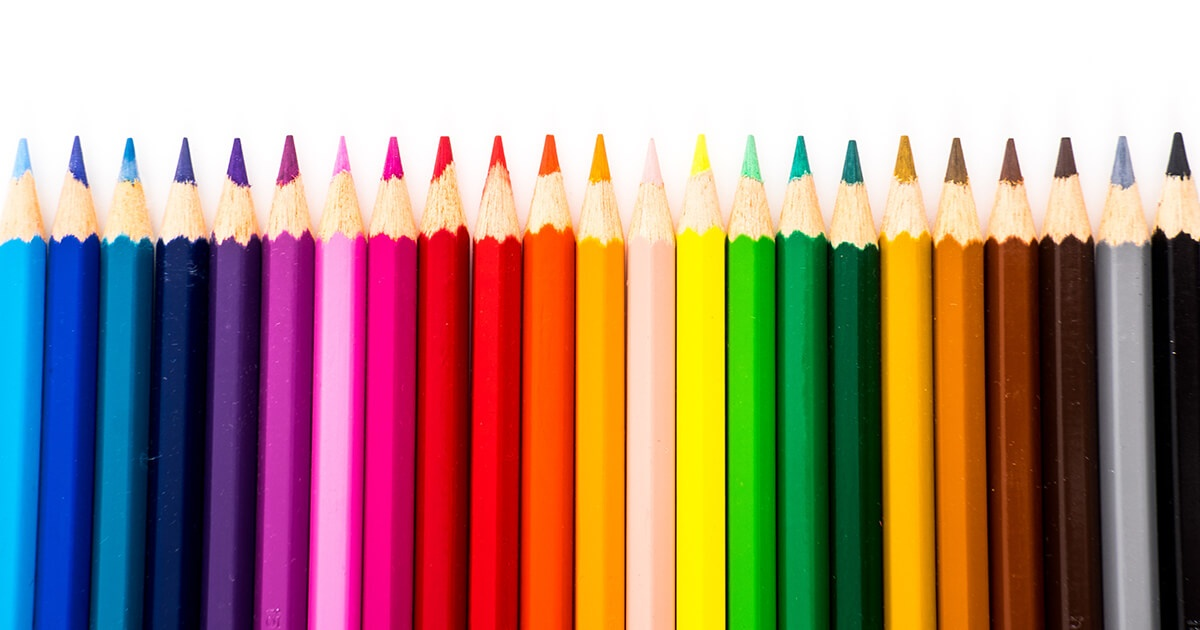
#> input picture unidad 1/clases/img/colores.jpg, 1200 x 630 px
$ jupyter execute umbralizacion.ipynb
#> lines starting #> are read from the running program, lines starting #| are printed output that depends on the picture; after the words box and inside, x2 and y2 are one past the last pixel; in counts of white or black regions, pixels touching at a corner belong together
Umbralizacion Binaria, y Binaria Inversa.

[cell 1]
import cv2
import matplotlib.pyplot as plt

imagen = cv2.imread('img/colores.jpg', 0) # lee en escala de grises
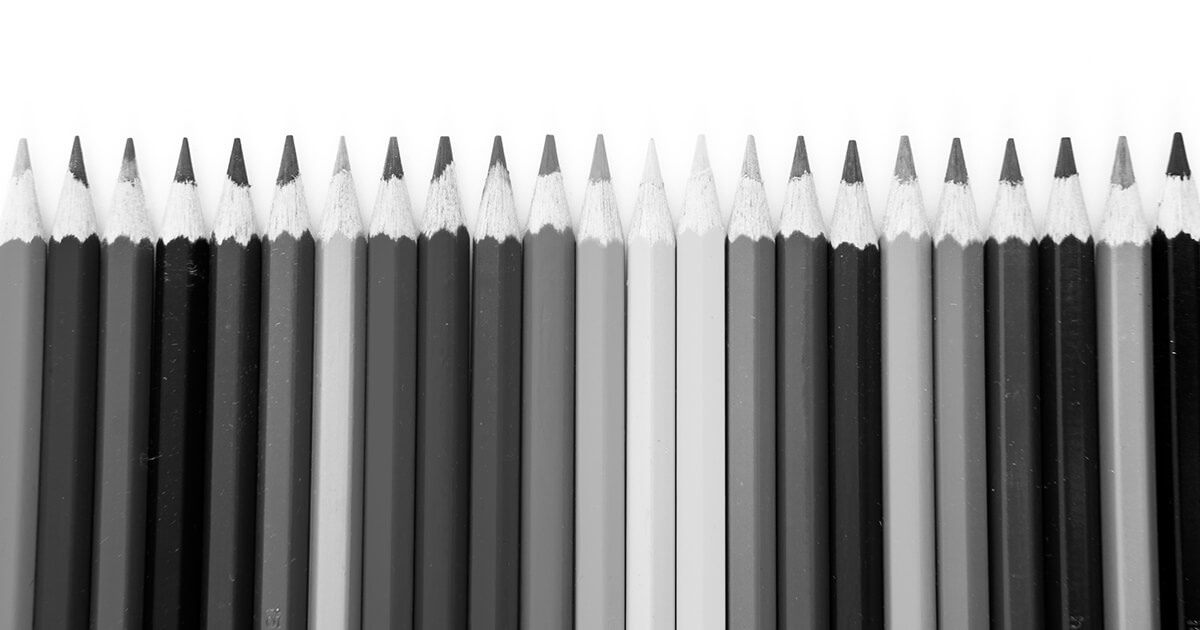
#> imagen: shape (630, 1200); min 0, max 255, mean 148.7

# umbralizacion binaria
_, umbral_binario = cv2.threshold(imagen, 127, 255, cv2.THRESH_BINARY) # nos devolvera dos datos, una es metricas, y la otra es la imagen umbralizada
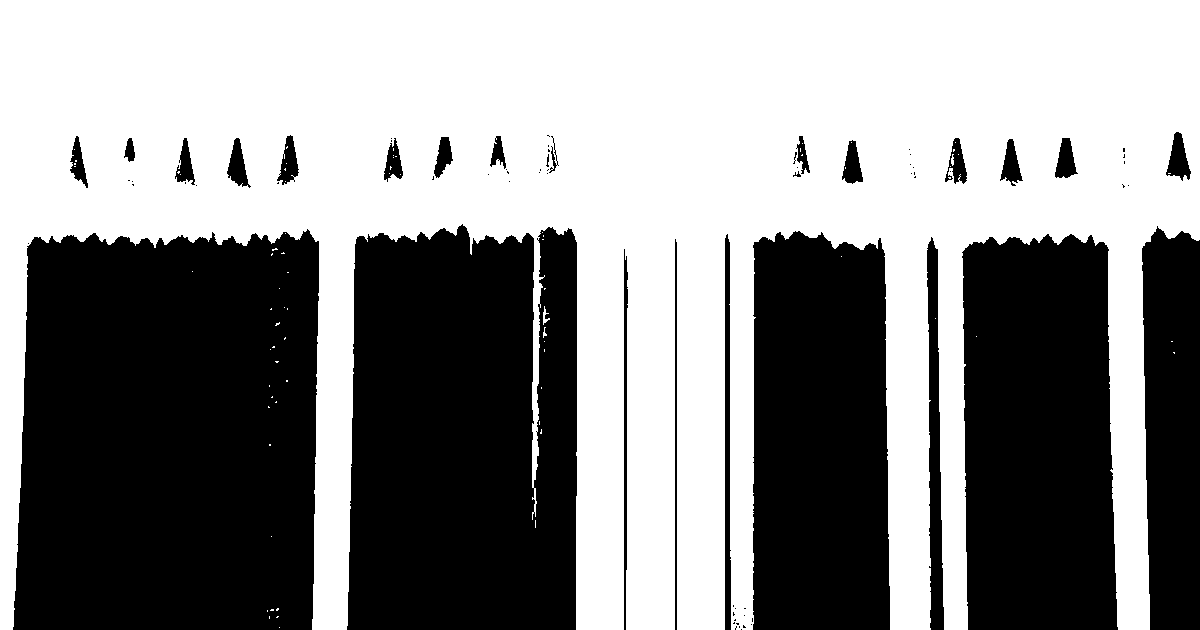
#> umbral_binario: shape (630, 1200); 54.1% white; 76 black regions (50 under 20 px), largest, box (x1, y1, x2, y2) and area: (13, 229, 319, 630) 114806, (347, 224, 577, 630) 87022, (962, 234, 1118, 630) 57008
# umbralizacion binaria inversa
_, umbral_binario_inv = cv2.threshold(imagen, 127, 255, cv2.THRESH_BINARY_INV) # (imagen, 127, 255, cv2.THRESH_BINARY_INV) podemos jugar con los valores

# imprimir
plt.figure(figsize=(15, 15))
plt.subplot(1, 3, 1), plt.imshow(imagen, cmap='gray'), plt.axis('off'), plt.title('Original en Escala de Grises')
plt.subplot(1, 3, 2), plt.imshow(umbral_binario, cmap='gray'), plt.axis('off'), plt.title('Umbralización Binaria')
plt.subplot(1, 3, 3), plt.imshow(umbral_binario_inv, cmap='gray'), plt.axis('off'), plt.title('Umbralización Binaria Inversa')
plt.show()
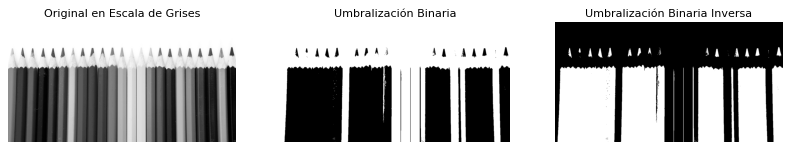
#> figure drawn by matplotlib, 3 panels

UMBRALIZACION GLOBAL UMBRALIZACION ISODATA.

[cell 2]
import cv2
import numpy as np
import matplotlib.pyplot as plt

def isodata(image):
    # Decidimos umbral inicial de 0 a 255
    umbral = 128 # puedo jugar con este valor cuando requiera
    while True:
        # Dividimos la imagen en dos grupos
        grupo1 = image[image <= umbral] # grupo 1 con valores menores o iguales al umbral
        grupo2 = image[image > umbral] # grupo 2 con valores mayores al umbral

        # Calculamos las medias de ambos grupos
        media1 = np.mean(grupo1)
        media2 = np.mean(grupo2)

        # Calculamos el nuevo umbral como la media de las medias
        nuevo_umbral = (media1 + media2) / 2

        # Si el nuevo umbral es igual al umbral inicial, se detiene el proceso
        if abs(nuevo_umbral - umbral) < 0.5: # podemos ajustar este valor para mayor precisión
            break

        umbral = nuevo_umbral
#> this loop made 5 passes
#> (media1, media2, nuevo_umbral, umbral) on passes 1 to 4: (59.92, 224.6, 142.3, 142.3), (64.27, 229.3, 146.8, 146.8), (66.58, 231.8, 149.2, 149.2), (67.55, 232.9, 150.2, 150.2)
#> (media1, media2, nuevo_umbral) on pass 5: (67.67, 233, 150.3)
    return umbral

imagen = cv2.imread('img/colores.jpg', 0)
umbral_isodata = isodata(imagen)
#> umbral_isodata = 150.2
_, imagen_umbralizada = cv2.threshold(imagen, umbral_isodata, 255, cv2.THRESH_BINARY)
#> imagen_umbralizada: shape (630, 1200); 49% white; 64 white regions (62 under 20 px), largest, box (x1, y1, x2, y2) and area: (0, 0, 1200, 630) 370346, (740, 372, 748, 378) 22

plt.figure(figsize=(10, 10))
plt.subplot(1, 2, 1)
plt.imshow(imagen, cmap='gray')
plt.axis('off')
plt.title('Original en Escala de Grises')

plt.subplot(1, 2, 2)
plt.imshow(imagen_umbralizada, cmap='gray')
plt.axis('off')
plt.title(f'Umbralización ISODATA (Umbral: {umbral_isodata:.2f})')
plt.show()

UMBRALIZACION DE 2 PICOS

[cell 3]
import cv2
import numpy as np
import matplotlib.pyplot as plt

def dos_picos(image):
    # Calculamos el histograma
    hist = cv2.calcHist([image], [0], None, [256], [0, 256]) # hago uso del histograma
#> hist = 256 values, max 151095 at index 255, min 458 at index 193, mean 2953.1
    # Seleccionamos los dos picos
    pico = np.array(hist) # convertimos el histograma a un array de numpy
#> pico has the same summary as hist
    pico = pico.flatten() # aplanamos el array para facilitar su manejo
    pico_dif = np.diff(pico) # calculamos la diferencia entre los valores del histograma para encontrar los picos
#> pico_dif = 255 values, max 133383 at index 254, min -4129 at index 92, mean 580.7
    primer_pico = np.argmax(pico_dif[:128]) # el primer pico es el valor máximo de la diferencia
#> primer_pico = 91
    segundo_pico = np.argmax(pico_dif[128:]) + 128 # el segundo pico es el valor máximo de la diferencia en la segunda mitad
#> segundo_pico = 254
    # Calculamos el umbral
    umbral = int((primer_pico + segundo_pico) / 2) # el umbral es la media de los dos picos
#> umbral = 172
    return umbral

imagen = cv2.imread('img/colores.jpg', 0)
umbral_dos_picos = dos_picos(imagen)
#> umbral_dos_picos = 172
_, imagen_umbralizada = cv2.threshold(imagen, umbral_dos_picos, 255, cv2.THRESH_BINARY)
#> imagen_umbralizada: shape (630, 1200); 45.8% white; 50 white regions (47 under 20 px), largest, box (x1, y1, x2, y2) and area: (0, 0, 1200, 630) 346067, (1114, 158, 1121, 182) 69, (1131, 332, 1136, 341) 36

plt.figure(figsize=(10, 10))
plt.subplot(1, 2, 1)
plt.imshow(imagen, cmap='gray')
plt.axis('off')
plt.title('Original en Escala de Grises')

plt.subplot(1, 2, 2)
plt.imshow(imagen_umbralizada, cmap='gray')
plt.axis('off')
plt.title(f'Umbralización Dos Picos (Umbral: {umbral_dos_picos:.2f})')
plt.show()

UMBRALIZACION METODO OTSU

[cell 4]
import cv2
import numpy as np
import matplotlib.pyplot as plt

image = cv2.imread('img/colores.jpg', 0)
_, otsu = cv2.threshold(image, 0, 255, cv2.THRESH_BINARY + cv2.THRESH_OTSU) # podemos combinar diferentes umbralizaciones mediante una suma
imagen_fin = np.where(image > otsu, 255, 0).astype(np.uint8) # aplicamos el umbral de Otsu a la imagen original
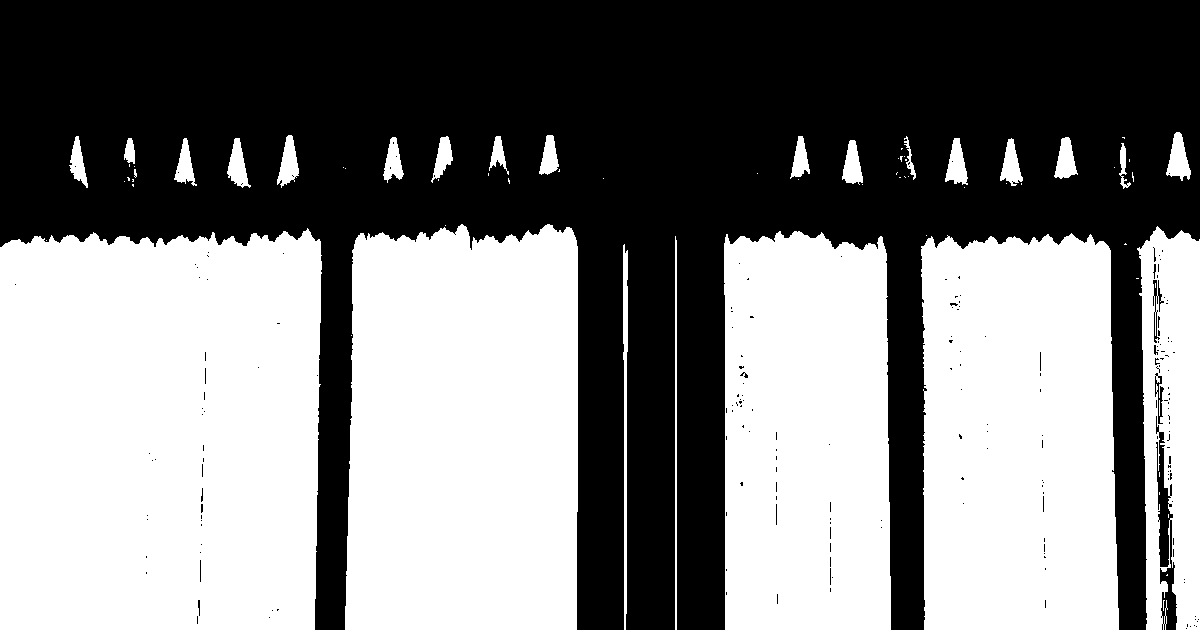
#> imagen_fin: shape (630, 1200); 50.6% white; 205 black regions (195 under 20 px), largest, box (x1, y1, x2, y2) and area: (0, 0, 1200, 630) 370346, (1156, 416, 1177, 630) 1937, (1153, 280, 1164, 343) 211

plt.figure(figsize=(10, 10))
plt.subplot(1, 2, 1)
plt.imshow(image, cmap='gray')
plt.axis('off')
plt.title('Original en Escala de Grises')

plt.subplot(1, 2, 2)
plt.imshow(imagen_fin, cmap='gray')
plt.axis('off')
plt.title(f'Umbralización Otsu')
plt.show()

UMBRALIZACION VARIABLE PARTICION DE UNA IMAGEN

[cell 5]
import cv2
import numpy as np
import matplotlib.pyplot as plt

def variable_part(image, tamanio_bloque, columnas):
#> called with tamanio_bloque = 25, columnas = 10
    umbral_img = np.zeros_like(image)
    for y in range(0, image.shape[0], tamanio_bloque): # recorremos filas
        for x in range(0, image.shape[1], tamanio_bloque): # recorremos columnas
            bloque = image[y:y+tamanio_bloque, x:x+tamanio_bloque] # vemos el bloque
            bloq_media = np.mean(bloque) # intensidad del bloque
            umbral = bloq_media - columnas # restamos un valor a la media para obtener el umbral
            umbral_img[y:y+tamanio_bloque, x:x+tamanio_bloque] = (bloque > umbral) + 255
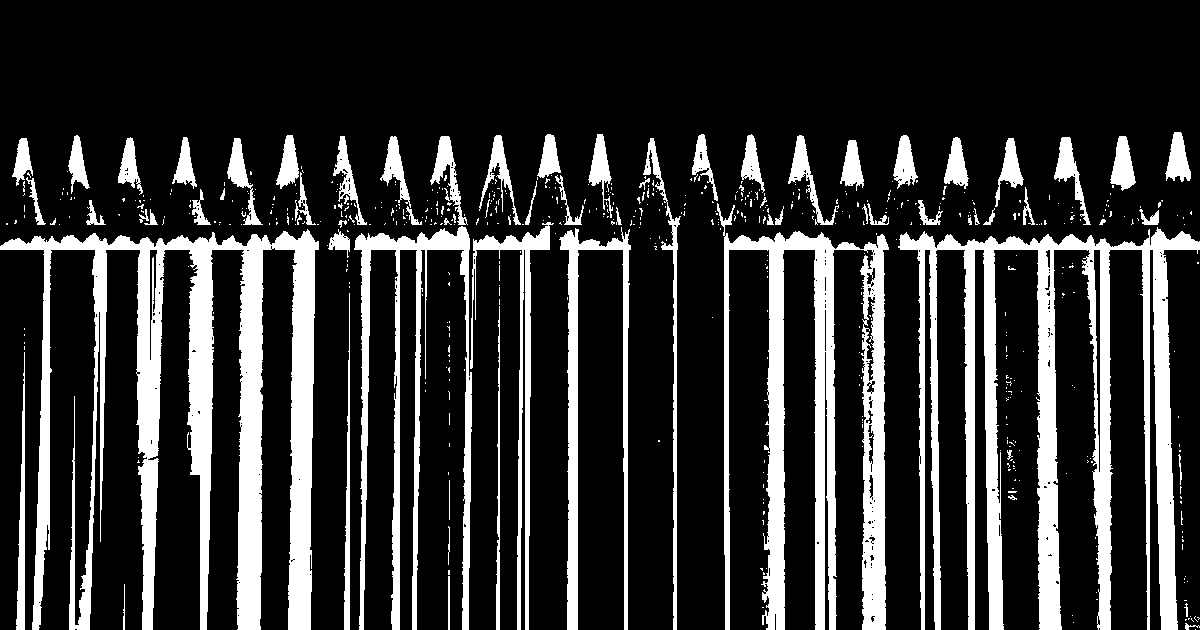
#> umbral_img: shape (630, 1200); 20% white; 579 white regions (508 under 20 px), largest, box (x1, y1, x2, y2) and area: (0, 229, 319, 630) 41080, (898, 227, 1200, 630) 36371, (717, 203, 889, 630) 24186

    return umbral_img

image = cv2.imread('img/colores.jpg', 0)
tamanio_bloque = 25 # podemos ajustar el tamaño del bloque para obtener diferentes resultados
columnas = 10 # podemos ajustar el valor que restamos a la media para obtener diferentes resultados
imagen_fin = variable_part(image, tamanio_bloque, columnas)

plt.figure(figsize=(10, 10))
plt.subplot(1, 2, 1)
plt.imshow(image, cmap='gray')
plt.axis('off')
plt.title('Original en Escala de Grises')

plt.subplot(1, 2, 2)
plt.imshow(imagen_fin, cmap='gray')
plt.axis('off')
plt.title(f'Umbralización Variable por Partes (Tamaño Bloque: {tamanio_bloque}, Columnas: {columnas})')
plt.show()

PROPIEDADES LOCALES

[cell 6]
import cv2
import numpy as np
import matplotlib.pyplot as plt

image = cv2.imread('img/flores.jpg', 0)
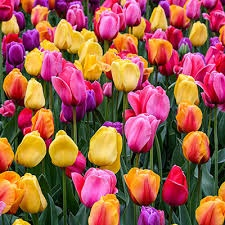
#> input picture unidad 1/clases/img/flores.jpg, 225 x 225 px
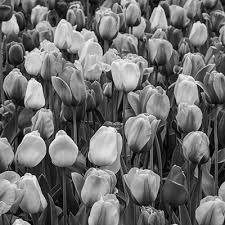
#> image: shape (225, 225); min 0, max 255, mean 109.2
def local(image, tamanio_ventana, k):
#> called with tamanio_ventana = 15, k = 0.7
    umbral_img = np.zeros_like(image)
    # Definir un rastreo de imagen con padding
    pad = tamanio_ventana // 2
    padded_image = cv2.copyMakeBorder(image, pad, pad, pad, pad, cv2.BORDER_REPLICATE)
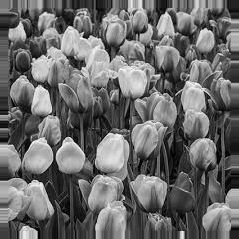
#> padded_image: shape (239, 239); min 0, max 255, mean 107.2
    # Recorremos cada pixel
    for y in range(image.shape[0]):
        for x in range(image.shape[1]):
            ventana = padded_image[y:y+tamanio_ventana, x:x+tamanio_ventana]
            # calculo de media y desv
            mean_local = np.mean(ventana)
            std_mean = np.std(ventana)
            # calculo de umbral
            umbral = mean_local - (k * std_mean)
            umbral_img[y, x] = 255 if image[y, x] > umbral else 0
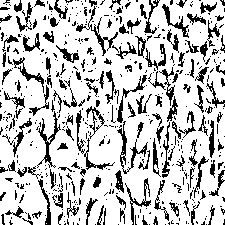
#> umbral_img: shape (225, 225); 77.3% white; black in thin lines or dots
    return umbral_img

tamanio_ventana = 15 # podemos ajustar el tamaño de la ventana para obtener diferentes resultados 15
k = 0.7 # podemos ajustar el valor de k para obtener diferentes resultados 2
imagen_fin = local(image, tamanio_ventana, k)

plt.figure(figsize=(10, 10))
plt.subplot(1, 2, 1)
plt.imshow(image, cmap='gray')
plt.axis('off')
plt.title('Original en Escala de Grises')

plt.subplot(1, 2, 2)
plt.imshow(imagen_fin, cmap='gray')
plt.axis('off')
plt.title(f'Umbralización Local (Tamaño Ventana: {tamanio_ventana}, k: {k})')
plt.show()

ELABORACION DE CODIGO PROPIO DE COMO SE USA EL OTSU

[cell 7]
import cv2
import numpy as np
import matplotlib.pyplot as plt

def otsu_propio(imagen):
    histograma = cv2.calcHist([imagen], [0], None, [256], [0, 256]).flatten()
#> histograma = 256 values, max 406 at index 45, min 0 at index 249, mean 197.8
    total_pixeles = imagen.shape[0] * imagen.shape[1]
#> total_pixeles = 50625
    suma_total_intensidades = np.sum(np.arange(256) * histograma)
#> suma_total_intensidades = 5527786

    suma_fondo = 0.0
    peso_fondo = 0.0
    maxima_varianza_entre_clases = -1.0
    mejor_umbral = 0

    for umbral in range(256):
        peso_fondo += histograma[umbral]
        if peso_fondo == 0:
            continue

        peso_objeto = total_pixeles - peso_fondo
        if peso_objeto == 0:
            break

        suma_fondo += umbral * histograma[umbral]

        media_fondo = suma_fondo / peso_fondo
        media_objeto = (suma_total_intensidades - suma_fondo) / peso_objeto

        varianza_entre_clases = peso_fondo * peso_objeto * (media_fondo - media_objeto) ** 2

        if varianza_entre_clases > maxima_varianza_entre_clases:
            maxima_varianza_entre_clases = varianza_entre_clases
            mejor_umbral = umbral
#> this loop made 256 passes
#> (peso_fondo, peso_objeto, suma_fondo, media_fondo, media_objeto, maxima_varianza_entre_clases) on passes 1 to 12: (61, 50564, 0, 0, 109.3, 3.69e+10), (99, 50526, 38, 0.384, 109.4, 5.95e+10), (143, 50482, 126, 0.881, 109.5, 8.52e+10), (194, 50431, 279, 1.44, 109.6, 1.14e+11), (257, 50368, 531, 2.07, 109.7, 1.5e+11), (315, 50310, 821, 2.61, 109.9, 1.82e+11), (387, 50238, 1253, 3.24, 110, 2.22e+11), (471, 50154, 1841, 3.91, 110.2, 2.67e+11), (552, 50073, 2489, 4.51, 110.3, 3.1e+11), (628, 49997, 3173, 5.05, 110.5, 3.49e+11), (708, 49917, 3973, 5.61, 110.7, 3.9e+11), (817, 49808, 5172, 6.33, 110.9, 4.45e+11)
#> (peso_fondo, peso_objeto, suma_fondo, media_fondo, media_objeto, varianza_entre_clases) on pass 96: (23815, 26810, 1269838, 53.32, 158.8, 7.11e+12)

    imagen_umbralizada = np.where(imagen > mejor_umbral, 255, 0).astype(np.uint8)
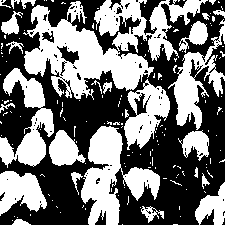
#> imagen_umbralizada: shape (225, 225); 46% white; 158 white regions (132 under 20 px), largest, box (x1, y1, x2, y2) and area: (23, 0, 208, 100) 8203, (81, 126, 160, 225) 3525, (0, 68, 54, 168) 2342

    return mejor_umbral, imagen_umbralizada


imagen = cv2.imread('img/flores.jpg', 0)

umbral_otsu_propio, imagen_otsu_propia = otsu_propio(imagen)
umbral_otsu_cv2, imagen_otsu_cv2 = cv2.threshold(imagen, 0, 255, cv2.THRESH_BINARY + cv2.THRESH_OTSU)

plt.figure(figsize=(15, 10))

plt.subplot(1, 3, 1)
plt.imshow(imagen, cmap='gray')
plt.axis('off')
plt.title('Original en Escala de Grises')

plt.subplot(1, 3, 2)
plt.imshow(imagen_otsu_propia, cmap='gray')
plt.axis('off')
plt.title(f'Otsu Propio (Umbral: {umbral_otsu_propio})')

plt.subplot(1, 3, 3)
plt.imshow(imagen_otsu_cv2, cmap='gray')
plt.axis('off')
plt.title(f'Otsu OpenCV (Umbral: {int(umbral_otsu_cv2)})')

plt.show()
